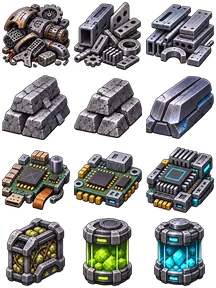
#> input picture assets/ui/sera_pixel_material_atlas.webp, 216 x 288 px
$ python -i reference_review.py   (imports and definitions only)
#> lines starting #> are read from the running program, lines starting #| are printed output that depends on the picture; after the words box and inside, x2 and y2 are one past the last pixel; in counts of white or black regions, pixels touching at a corner belong together
#> further down, picture is the input picture: PIL image 216x288 RGBA; mean R, G, B, A 56.2, 56.3, 56.4, 145.1
"""Compare independently supplied reference masks with actual renders.
Masks: transparent PNG alpha or explicitly segmented grayscale white foreground.
Reference manifests never inferred from model output.
"""
import json
import math
import sys
from pathlib import Path
from PIL import Image, ImageChops

VIEWS = {"front","back","left","right","top","bottom","front_3q","back_3q"}
SIZE = 768

def uniform_background_mask(im, tolerance=20):
    """Remove only border-connected pixels near a uniform background color.
    Preserve interior same-color details. Reject nonuniform borders.
    """
#> called with tolerance = 20
    if not 0 <= tolerance <= 80:
        raise ValueError("background tolerance must be 0..80")
    rgb = im.convert("RGB")
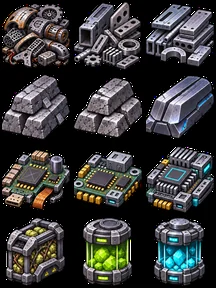
#> rgb: PIL image 216x288 RGB; mean R, G, B 56.2, 56.3, 56.4
    w,h = rgb.size
#> w = 216; h = 288
    if min(w,h)<3 or w*h>16_000_000:
        raise ValueError("reference size outside supported range")
    p=rgb.load()
    border=[p[x,0] for x in range(w)]+[p[x,h-1] for x in range(w)]+[p[0,y] for y in range(1,h-1)]+[p[w-1,y] for y in range(1,h-1)]
#> border = 1004 items, first 6: (0, 0, 0), (0, 0, 0), (0, 0, 0), (0, 0, 0), (0, 0, 0), (0, 0, 0)
    bg=tuple(sorted(v[i] for v in border)[len(border)//2] for i in range(3))
#> bg = (0, 0, 0)
    def close(v):
        return max(abs(v[i]-bg[i]) for i in range(3)) <= tolerance
    if sum(close(v) for v in border)/len(border)<.98:
        raise ValueError("nonuniform or obstructed image border; use a manual mask")
    # Flood fill a binary candidate image from an external padded border.
    from PIL import ImageDraw
    candidates=Image.new("L",(w+2,h+2),255)
#> candidates: PIL image 218x290 L; every value is 255
    inner=Image.new("L",(w,h))
#> inner: PIL image 216x288 L; every value is 0
    inner.putdata([255 if close(v) else 0 for v in rgb.getdata()])
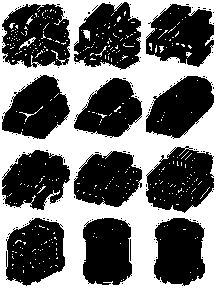
#> inner: PIL image 216x288 L; 43.8% white; 368 white regions (360 under 20 px), largest, box (x1, y1, x2, y2) and area: (0, 0, 216, 288) 26112, (19, 37, 36, 50) 57, (83, 30, 90, 41) 49
    candidates.paste(inner,(1,1))
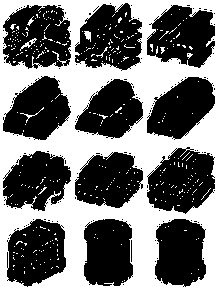
#> candidates: PIL image 218x290 L; 44.7% white; 368 white regions (360 under 20 px), largest, box (x1, y1, x2, y2) and area: (0, 0, 218, 290) 27124, (20, 38, 37, 51) 57, (84, 31, 91, 42) 49
    ImageDraw.floodfill(candidates,(0,0),128)
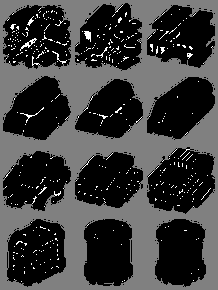
#> candidates: PIL image 218x290 L; min 0, max 255, mean 60.1
    return candidates.crop((1,1,w+1,h+1)).point(lambda v:0 if v==128 else 255)
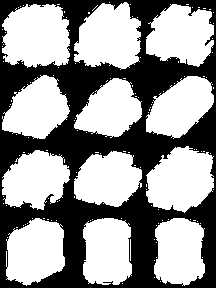
#> returned value: PIL image 216x288 L; 58.4% white; 1 black region, box (x1, y1, x2, y2) and area: (0, 0, 216, 288) 25858

# [28 lines left out: functions mask, normalized, not called in this run]

def count(im):
    return im.histogram()[255]

# [64 lines left out: functions compare, main, not called in this run]

# [2 lines not run here, left out]

>>> from PIL import Image
>>> picture = Image.open('../../assets/ui/sera_pixel_material_atlas.webp')
>>> result = uniform_background_mask(picture)
